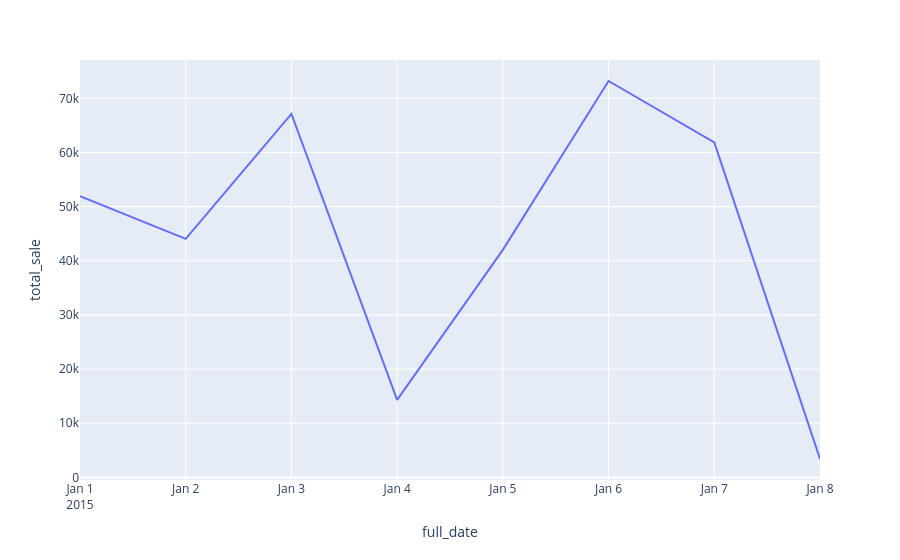

The cell this chart's notebook holds for it:
### Code cell
px.line(day_sale,x='full_date',y='total_sale')

### Figure 1 — Plotly figure (JSON) as saved in the notebook; plotly's stock layout.template omitted (floating-point values rounded to 4 significant figures)
{"data": [{"hovertemplate": "full_date=%{x}<br>total_sale=%{y}<extra></extra>", "legendgroup": "", "line": {"color": "#636efa", "dash": "solid"}, "marker": {"symbol": "circle"}, "mode": "lines", "name": "", "orientation": "v", "showlegend": false, "type": "scatter", "x": ["2015-01-01", "2015-01-02", "2015-01-03", "2015-01-04", "2015-01-05", "2015-01-06", "2015-01-07", "2015-01-08"], "xaxis": "x", "y": [51950.0, 44040.0, 67130.0, 14310.0, 42020.0, 73210.0, 61880.0, 3395.0], "yaxis": "y"}], "layout": {"legend": {"tracegroupgap": 0}, "margin": {"t": 60}, "xaxis": {"anchor": "y", "domain": [0, 1], "title": {"text": "full_date"}}, "yaxis": {"anchor": "x", "domain": [0, 1], "title": {"text": "total_sale"}}}}
